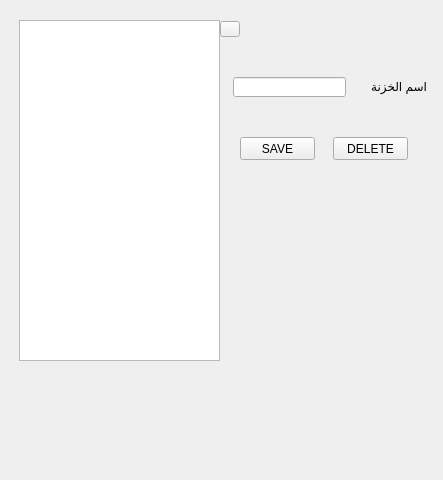
<?xml version="1.0" encoding="UTF-8"?>
<ui version="4.0">
 <class>cash_depo_rege</class>
 <widget class="QDialog" name="cash_depo_rege">
  <property name="geometry">
   <rect>
    <x>0</x>
    <y>0</y>
    <width>443</width>
    <height>480</height>
   </rect>
  </property>
  <property name="windowTitle">
   <string>Dialog</string>
  </property>
  <widget class="QLabel" name="label">
   <property name="geometry">
    <rect>
     <x>356</x>
     <y>74</y>
     <width>71</width>
     <height>25</height>
    </rect>
   </property>
   <property name="text">
    <string>اسم الخزنة</string>
   </property>
  </widget>
  <widget class="QPushButton" name="pushButton_2">
   <property name="geometry">
    <rect>
     <x>240</x>
     <y>137</y>
     <width>75</width>
     <height>23</height>
    </rect>
   </property>
   <property name="text">
    <string>SAVE</string>
   </property>
   <property name="autoDefault">
    <bool>false</bool>
   </property>
  </widget>
  <widget class="QListView" name="listView">
   <property name="geometry">
    <rect>
     <x>19</x>
     <y>20</y>
     <width>201</width>
     <height>341</height>
    </rect>
   </property>
  </widget>
  <widget class="QLineEdit" name="lineEdit">
   <property name="geometry">
    <rect>
     <x>233</x>
     <y>77</y>
     <width>113</width>
     <height>20</height>
    </rect>
   </property>
  </widget>
  <widget class="QPushButton" name="pushButton_3">
   <property name="geometry">
    <rect>
     <x>220</x>
     <y>21</y>
     <width>20</width>
     <height>16</height>
    </rect>
   </property>
   <property name="text">
    <string/>
   </property>
   <property name="icon">
    <iconset resource="rc.qrc">
     <normaloff>:/Rc/Img/cancel.png</normaloff>:/Rc/Img/cancel.png</iconset>
   </property>
   <property name="iconSize">
    <size>
     <width>30</width>
     <height>30</height>
    </size>
   </property>
   <property name="autoDefault">
    <bool>false</bool>
   </property>
  </widget>
  <widget class="QPushButton" name="pushButton">
   <property name="geometry">
    <rect>
     <x>333</x>
     <y>137</y>
     <width>75</width>
     <height>23</height>
    </rect>
   </property>
   <property name="text">
    <string>DELETE</string>
   </property>
   <property name="autoDefault">
    <bool>false</bool>
   </property>
  </widget>
 </widget>
 <resources>
  <include location="rc.qrc"/>
 </resources>
 <connections/>
</ui>
